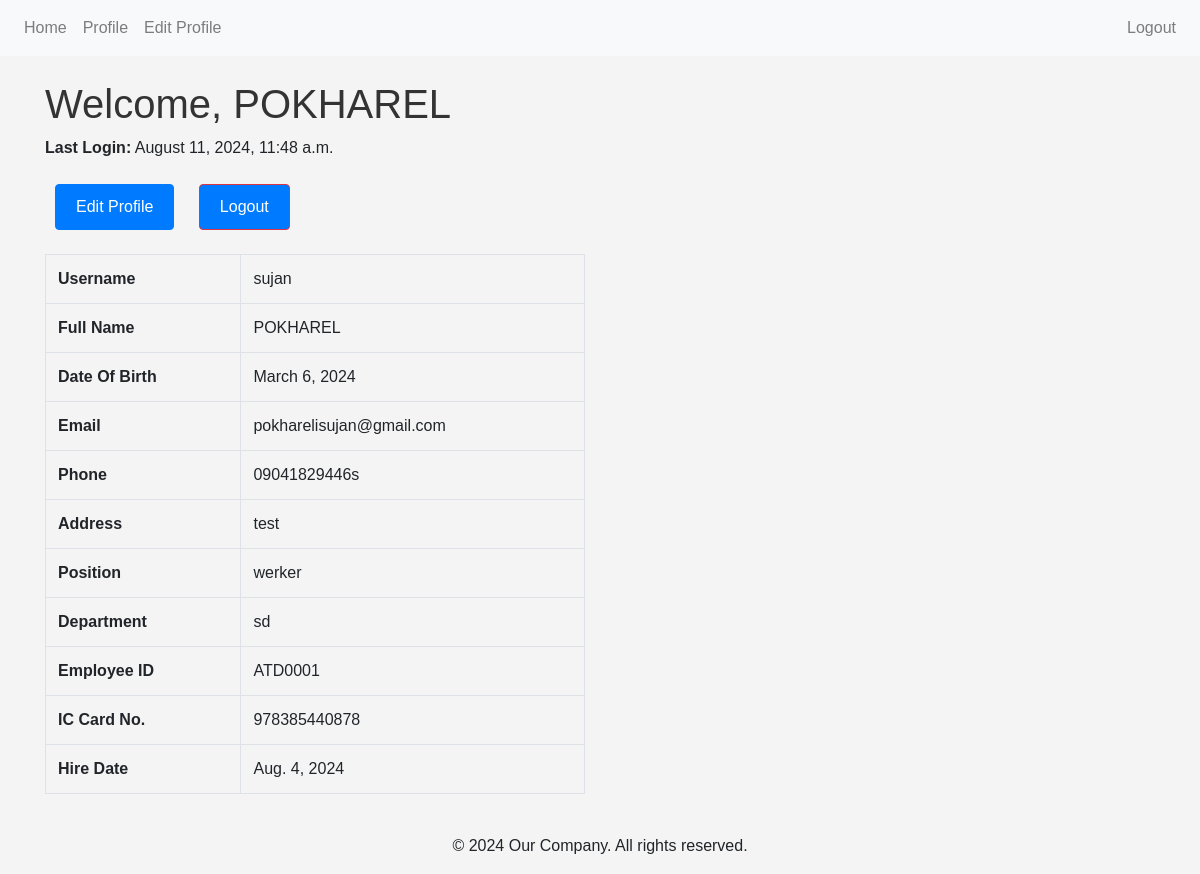
The app's page /profile/ (signed in) with its own data.
### accounts/models.py (models this page shows, shortened)
class EmployeeDetail(models.Model):
    user = models.OneToOneField(User, on_delete=models.CASCADE)
    employee_id = models.CharField(max_length=15, unique=True, editable=False)
    full_name = models.CharField(max_length=100)
    date_of_birth = models.DateField()
    address = models.TextField()
    phone_number = models.CharField(max_length=15)
    email = models.EmailField()
    position = models.CharField(max_length=50)
    department = models.CharField(max_length=50)
    date_joined = models.DateField()
    IC_No = models.CharField(max_length=50, default="UNKNOWN")

### accounts/views.py (the view)
# urls.py: path('profile/', profile, name='profile'),
@login_required
def profile(request):
    user = request.user
    try:
        employee = EmployeeDetail.objects.get(user=user)
    except EmployeeDetail.DoesNotExist:
        employee = None
    return render(request, 'profile.html', {'employeeID': employee})

### accounts/templates/profile.html
{% extends 'base.html' %}
{% block content %}
<div class="container mt-4">
    <h1>Welcome, {{ employeeID.full_name }}</h1>
    <div class="profile-info mb-4">
        <p><strong>Last Login:</strong> {{ user.last_login|date:"F j, Y, g:i a" }}</p>
    </div>
    <div class="profile-actions mb-4">
        <a href="{% url 'edit_profile' %}" class="btn btn-primary">Edit Profile</a>
        <a href="{% url 'logout' %}" class="btn btn-danger">Logout</a>
    </div>
    <div class="row">
        <div class="col-md-6">
            <table class="table table-bordered">
                <tbody>
                    <tr>
                        <th scope="row">Username</th>
                        <td>{{ user.username }}</td>
                    </tr>
                    <tr>
                        <th scope="row">Full Name</th>
                        <td>{{ employeeID.full_name }}</td>
                    </tr>
                    <tr>
                        <th scope="row">Date Of Birth</th>
                        <td>{{ employeeID.date_of_birth }}</td>
                    </tr>
                    <tr>
                        <th scope="row">Email</th>
                        <td>{{ employeeID.email }}</td>
                    </tr>
                    <tr>
                        <th scope="row">Phone</th>
                        <td>{{ employeeID.phone_number }}</td>
                    </tr>
                    <tr>
                        <th scope="row">Address</th>
                        <td>{{ employeeID.address }}</td>
                    </tr>
                    <tr>
                        <th scope="row">Position</th>
                        <td>{{ employeeID.position }}</td>
                    </tr>
                    <tr>
                        <th scope="row">Department</th>
                        <td>{{ employeeID.department }}</td>
                    </tr>
                    <tr>
                        <th scope="row">Employee ID</th>
                        <td>{{employeeID.employee_id}}</td>
                    </tr>
                    <tr>
                        <th scope="row">IC Card No.</th>
                        <td>{{ employeeID.IC_No }}</td>
                    </tr>
                    <tr>
                        <th scope="row">Hire Date</th>
                        <td>{{ employeeID.date_joined }}</td>
                    </tr>
                </tbody>
            </table>
        </div>
    </div>
</div>
{% endblock %}

### accounts/static/accounts/css/styles.css (style rules this page uses)
body { font-family: Arial, sans-serif; margin: 0; padding: 0; background-color: #f4f4f4; }
h1 { color: #333; }
.profile-actions { margin-top: 20px; }
.btn { display: inline-block; padding: 10px 20px; margin: 0 10px; border-radius: 4px; text-decoration: none; color: white; background: #007bff; transition: background 0.3s ease; }

### records on screen
EmployeeDetail: full_name "POKHAREL", date_of_birth "March 6, 2024", email "pokharelisujan@gmail.com", phone_number "09041829446s", address "test", position "werker", department "sd", employee_id "ATD0001", IC_No "978385440878", date_joined "Aug. 4, 2024"

### other values on screen
{{ user.last_login|date:"F j, Y, g:i a" }} "August 11, 2024, 11:48 a.m."
{{ user.username }} "sujan"
